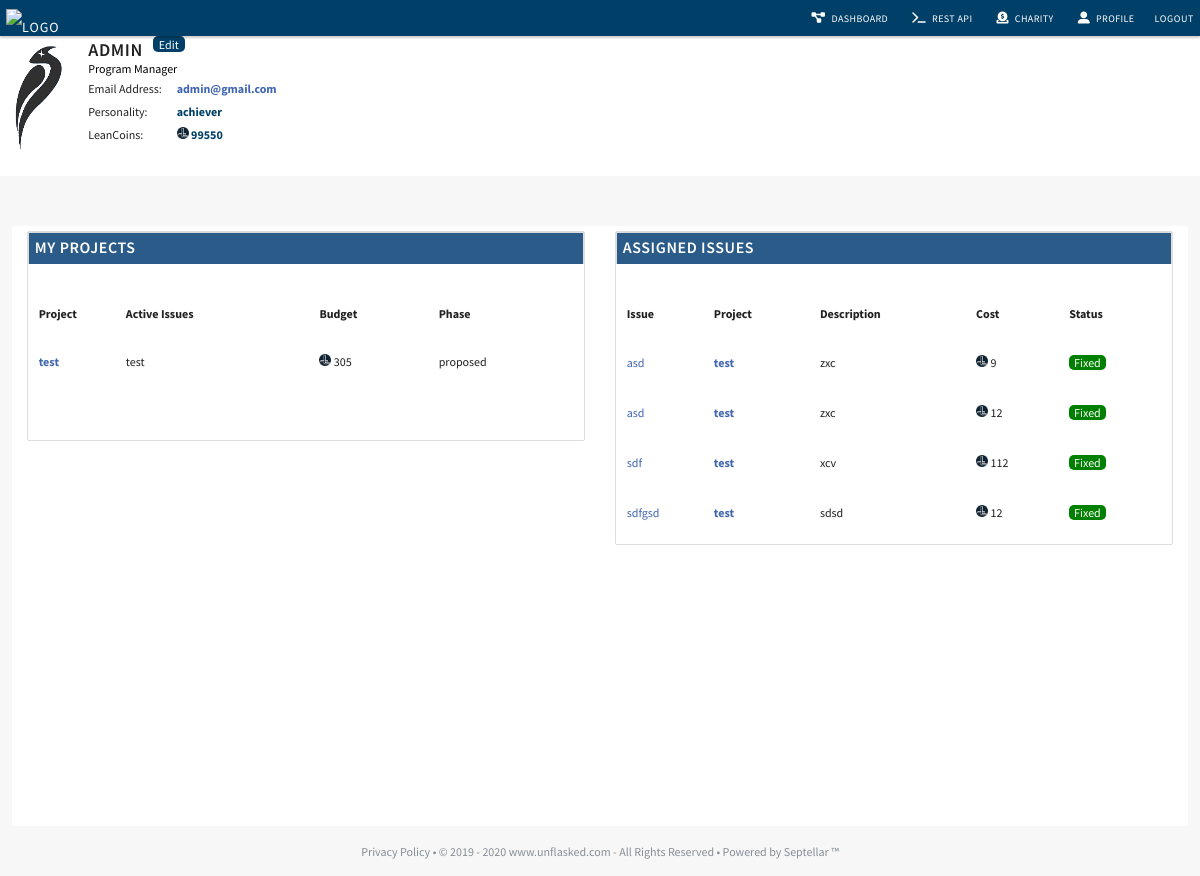
The app's page /auth/profile (signed in) with its own data.
### core/models.py (models this page shows, shortened)
class MyProfile(models.Model):
    position = models.CharField(max_length=254, default='guest', blank=True)
    personality = models.CharField(max_length=254, default='', blank=True)
    image = models.ImageField(upload_to=content_file_name, default='portraits/default.jpg')
    owner = models.ForeignKey(User, on_delete=models.CASCADE)
    my_wallet = models.DecimalField(max_digits=6, decimal_places=0, default=0)
    class Meta:
        verbose_name = "User Profile"
        verbose_name_plural = "User Profiles"

### core/models_project.py (models this page shows, shortened)
class ProjectModel(models.Model):
    name = models.CharField(max_length=254, default="")
    description = models.TextField(blank=False)
    phase = models.CharField(max_length=254, default="proposed", choices=PHASE_CHOICES)
    proposed_by = models.ForeignKey(settings.AUTH_USER_MODEL, on_delete=models.CASCADE)
    budget = models.IntegerField(default=450, validators=[MinValueValidator(0), MaxValueValidator(450)])
    image_schedule = models.ImageField(upload_to=schedule_file_name, default="schedules/default.png")
    class Meta:
        verbose_name = "Project"
        verbose_name_plural = "Projects"
    def __str__(self):
        return self.name

class IssueModel(models.Model):
    name = models.CharField(max_length=254, default="")
    description = models.TextField(blank=False)
    cost = models.IntegerField(default=10, validators=[MinValueValidator(0), MaxValueValidator(450)])
    project = models.ForeignKey(ProjectModel, on_delete=models.CASCADE)
    assigned_to = models.ForeignKey(settings.AUTH_USER_MODEL, on_delete=models.CASCADE)
    assignee = models.CharField(max_length=254, default="none")
    class Meta:
        verbose_name = "Project Issue"
        verbose_name_plural = "Projects Issues"

### user/views.py (the view)
# urls.py: path('profile', views.profile, name='profile'),
@login_required
def profile(request):
    context = compile_profile(request.user)
    return render(request, 'profile.html', context)

### user/utils.py (called while the page is built)
def compile_profile(user):
    my_profile = get_object_or_404(models.MyProfile, owner=user)
    if my_profile.position == "PM":
        position = "Project Manager"
    elif my_profile.position == "admin":
        position = "Program Manager"
    elif my_profile.position == "Coder":
        position = "Coder"
    else:
        position = "guest"
    issues = models_project.IssueModel.objects.filter(assigned_to=user)
    teams = models_project.TeamMembershipModel.objects.filter(member=user)
    projects = models_project.ProjectModel.objects.filter(proposed_by=user)
    joined_teams = models_project.TeamMembershipModel.objects.filter(member=user)
    context = {"user": user, "my_profile": my_profile, "position": position,
               "issues": issues, "teams": teams, "projects": projects, "joined_teams": joined_teams}
    return context

### user/templates/profile.html (shortened to what this page needs)
{% extends "base.html" %} {% load static %}
{% block extrahead %}
<link href="{% static 'css/data.css' %}" rel="stylesheet"/>
{% endblock %}
{% block content %}
{% block row_header %}
<div class="row header details-header">
  <div class="col m1 text-left plain-element img-column">
    {% if my_profile.image %}
    <img src="{{ my_profile.image.url }}" class="img responsive img-header">
    {% else %}
    <img src="{% static 'img/portraits/default.jpg' %}" class="img responsive img-header">
    {% endif %}
  </div>
  <div class="col m8 text-left">
        <span class="flex"><h5 class="title-username">{{ user.username }} </h5><button class="btn-inline"
                                                                                   onclick="window.location='{% url 'user:edit_profile' %}'">Edit </button></span>
    <p>{{ position }}</p>
    <table class="profile-details">
      <tr class>
        <td>Email Address: &nbsp;</td>
        <td><b><a target="_blank">
          {{ user.email }}</a></b>
        </td>&nbsp;&nbsp;&nbsp;&nbsp;&nbsp;&nbsp;
      </tr>
      <tr>
        <td>Personality: &nbsp;</td>
        {% if my_profile.personality == '' %}
        <td>
          <button onclick="window.location='{% url 'user:gamification_test' %}'" type="submit"
                  class="btn-inline btn-long plain-element"> &nbsp; Take Personality Test &nbsp;
          </button>
        </td>
        {% else %}
        <td><b>{{ my_profile.personality }}</b></td>
        {% endif %}
      </tr>
      <tr>
        <td>LeanCoins: &nbsp;</td>
        <td><b><img src="{% static 'img/leancoin.png' %}" class="icon"> {{ my_profile.my_wallet }}</b></td>
      </tr>
    </table>
  </div>
</div>
{% endblock %}
<div class="dashboard-cards">
  <div class="row row-details">
    <div class="col m6 col-left plain-element">
      <div class="row plain-element">
        <div class="col m12 plain-element">
          <div class="card insights-card">
            <div class="card-header">
              My Projects
            </div>
            <div class="row row-content">
              <div class="table-responsive table-insights">
                <table>
                  <tr>
                    <th class="text-left">Project</th>
                    <th class="text-left">Active Issues</th>
                    <th class="text-left">Budget</th>
                    <th class="text-left">Phase</th>
                  </tr>
                  <tbody>
                  {% for project in projects %}
                  <tr>
                    <td class="text-left"><a href="/projects/{{project.id}}/"><b>{{ project.name|truncatechars:20}}</b></a>
                    </td>
                    <td class="text-left">{{ project.description|truncatechars:80 }}</td>
                    <td class="text-left"><img src="{% static 'img/leancoin.png' %}" class="icon"> {{project.budget }}
                    </td>
                    <td class="text-left">{{ project.phase }}</td>
                  </tr>
                  {% endfor %}
                  </tbody>
                </table>
              </div>
            </div>
          </div>
        </div>
      </div>
    </div>
    <div class="col m6 no-padding">
      <div class="card insights-card">
        <div class="card-header">
          Assigned Issues
        </div>
        <div class="row-content">
          <div class="table-responsive table-insights">
            <table>
              <tr>
                <th class="text-left">Issue</th>
                <th class="text-left">Project</th>
                <th class="text-left">Description</th>
                <th class="text-left">Cost</th>
                <th class="text-left">Status</th>
              </tr>
              <tbody>
              {% for issue in issues %}
              <tr>
                <td class="text-left"><a target="_blank">{{issue.name|truncatechars:20}}</a>
                <td class="text-left"><a><b>{{issue.project|truncatechars:16 }}</b></a></td>
                <td class="text-left">{{ issue.description|truncatechars:60 }}</td>
                <td class="text-left"><img src="{% static 'img/leancoin.png' %}" class="icon"> {{issue.cost}}
                </td>
                <td class="text-left">
                  <a href="{% url 'user:issue-fixed' pk=issue.id %}" class="btn-table green">&nbsp; Fixed &nbsp;</a>
                </td>
              </tr>
              {% endfor %}
              </tbody>
            </table>
          </div>
        </div>
      </div>
    </div>
  </div>
</div>
{% endblock %}

### templates/base.html (shortened to what this page needs)
<!DOCTYPE html>
{% load static %}
<html>
<head>
  <link rel="stylesheet" href="https://cdnjs.cloudflare.com/ajax/libs/materialize/1.0.0/css/materialize.min.css">
  <link rel="stylesheet" href="https://use.fontawesome.com/releases/v5.4.2/css/all.css"
>
  <link href="{% static 'css/custom-styles.css' %}" rel="stylesheet"/>
  <link href="{% static 'css/navbar.css' %}" rel="stylesheet"/>
  <link href="{% static 'css/data.css' %}" rel="stylesheet"/>
  {% block extrahead %}{% endblock %} {% block head_js %} {% endblock head_js %}
</head>
<body>
<div id="wrapper">
  {% block navbar %}
  <nav class="navbar navbar-default top-navbar" role="navigation">
    <div class="navbar-header">
      <a class="navbar-brand" href="/">
        <img src="https://septellar.s3-eu-west-1.amazonaws.com/img/septellar-white-md.png" alt="Logo"
             class="img-logo"/>
      </a>
    </div>
    <ul class="nav navbar-top-links navbar-right">
      <li><a class="nav-link" href="/"><i class="fas fa-project-diagram"></i>Dashboard</a>
      </li>
      <li><a class="nav-link" href="/api/projects/"><i class="fas fa-terminal"></i>REST Api</a>
      </li>
      <li><a class="nav-link" href="/charity"><i class="fas fa-donate"></i>Charity</a>
      </li>
      <li><a class="nav-link"
             href="{% url 'user:profile' %}"><i class="fas fa-user-alt"></i>Profile</a></li>
      {% if user.is_authenticated %}
      <li>
        <form method="post" action="{% url 'account_logout' %}">
          <span><button class="nav-button btn-logout">Logout</button></span>
        </form>
      </li>
      {% endif %}
    </ul>
  </nav>
  {% endblock %}
  <div id="page-index">
    {% block content %}
    {% endblock %}
  </div>
</div>
<div class="footer">
  <p><a target="_blank" href="https://www.freeprivacypolicy.com/privacy/view/9b972ff9a2aaeda03f07216c15625791/">Privacy
    Policy</a> • © 2019 - 2020 www.unflasked.com - All Rights Reserved • Powered by Septellar &trade;</p>
</div>
</body>
</html>

### static/css/custom-styles.css (style rules this page uses)
body { font-family: 'Source Sans Pro', sans-serif; position: relative; margin: 0; padding-bottom: 0; background-color: #f7f7f7; }
html { height: 100%; box-sizing: border-box; }
#page-index { width: 100%; display: block; overflow: auto; position: relative; top: 36px; }
#page-index a { text-decoration: none; outline: 0; }
a { color: #4267b2 }
.flex { display: flex; }
.green { background: #008000 !important; }
.plain-element { margin: 0px !important; padding: 0px !important; }
.col .row { margin-left: 0; margin-right: 0; }
.img-header { margin: auto; width: 80%; max-width: 80px; max-height: 120px; }
.header { height: 140px; margin: 0px; background: white; padding: 15px 16% 0 3%; }
.details-header { padding-left: 10%; padding-right: 10%; }
.details-header h5 { margin:0px; text-transform: uppercase; letter-spacing: 0.6px; font-size: 18px; font-weight: 600; margin-top: 0px; }
.details-header p { margin-bottom: 0px; margin-top: 0px; }
.details-header p { color: black; }
.details-header b { margin-left: 10px; }
.title-username { margin-top: 4px !important; }
.profile-details { margin-top: -20px; font-size: 12px; width: auto; background: transparent; }
.profile-details tr { border: none; }
.profile-details b { color: #003f67 !important; margin-left: 10px; }
.profile-details td { border: none; padding: 0px 0px 5px 0px; }
.icon { width: auto; margin-top: -3px; }
.btn-inline { background: #003f67; color: white; font-size: 12px; margin-left: 10px; margin-top: 0px; border-radius: 5px; border: none; height: 16px; line-height: 16px; text-shadow: none; cursor: pointer; }
.footer { position: fixed; bottom: 0; width: 100%; text-align: center; background-color: transparent; }
.footer p { margin: 0; font-size: 12px; color: #868e96; padding: 15px 0px; text-align: center; }
.footer a { color: #868e96; }
@media (max-width:1700px) { .header { height: 140px; padding: 0 34% 0 1%; } }
@media (max-width:1700px) { .img-header { height: 110px; margin-top: 7%; } }
@media (max-width:1700px) { .header p { font-size: 12px; } }
@media (max-width:1700px) { .img-column { width: 12%; } }

### static/css/navbar.css (style rules this page uses)
.navbar { border-radius: 0px; }
.navbar-header a { font-size: 14px; letter-spacing: 1px; line-height: 36px; margin-top: 0px; font-weight: 400; display: block; color: #fff; }
.top-navbar { position: fixed; top: 0px; width: 100%; z-index: 300; border: none; height: 36px; min-height: 36px; padding-left: 0.5%; padding-right: 0.5%; padding-top: 0px; padding-bottom: 0px; margin-bottom: 0px; box-shadow: 0 2px 2px rgba(0, 0, 0, 0.2); background-color: #003f67; border: none; }
.top-navbar .navbar-brand { margin: 0px; height: 36px; float: left; text-align: left; padding: 0px; font-weight: 400; color: #fff; background: transparent; text-transform: uppercase; }
.navbar-header { width: 200px; margin-left: 0px; float: left; }
nav ul a { font-size: 10px; letter-spacing: 0.4px; color: #fff; text-transform: uppercase; }
.nav-link { height: 100% !important; margin: 0px; padding: 12px 12px; }
.nav i, .nav i.material-icons { height: 12px; font-size: 12px; margin-right: 6px; }
.img-logo { height: 20px; margin: 9px 8px 7px 0px; }
.top-navbar .navbar-right { width: auto; height: 36px; margin: 0px; line-height: 1; padding: 0px; color: #fff; float: right !important; }
.nav-button { font-family: 'Source Sans Pro', sans-serif; font-size: 10px; letter-spacing: 0.6px; color: #fff; text-transform: uppercase; padding: 0px 0px 0px 8px; height: 12px; margin: 12px 0px 11px 0px; background: none !important; border: none; cursor: pointer; }
.btn-logout { margin: 13px 0px 11px 0px; }
@media (max-width:1700px) { .top-navbar { padding-left: 0.5%; padding-right: 0.5%; } }
@media (max-width:1700px) { .navbar-header { width: 30%; } }

### records on screen
MyProfile: image (picture), personality "achiever", my_wallet "99550"
ProjectModel: name "test", description "test", budget "305", phase "proposed"
IssueModel: name "asd", project "test", description "zxc", cost "9"
IssueModel: name "asd", project "test", description "zxc", cost "12"
IssueModel: name "sdf", project "test", description "xcv", cost "112"
IssueModel: name "sdfgsd", project "test", description "sdsd", cost "12"

### other values on screen
{{ user.username }} "ADMIN"
{{ position }} "Program Manager"
{{ user.email }} "admin@gmail.com"
